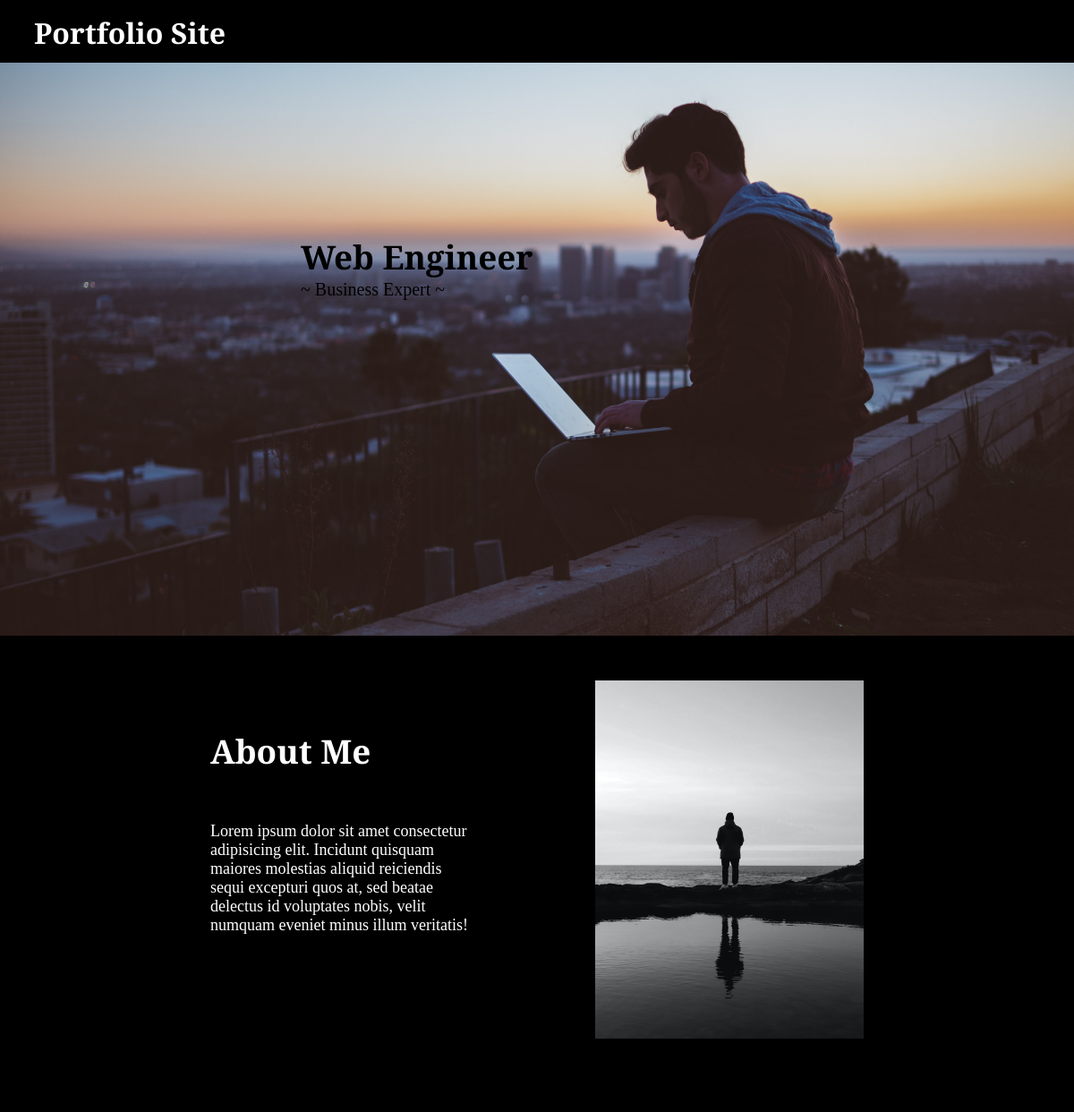
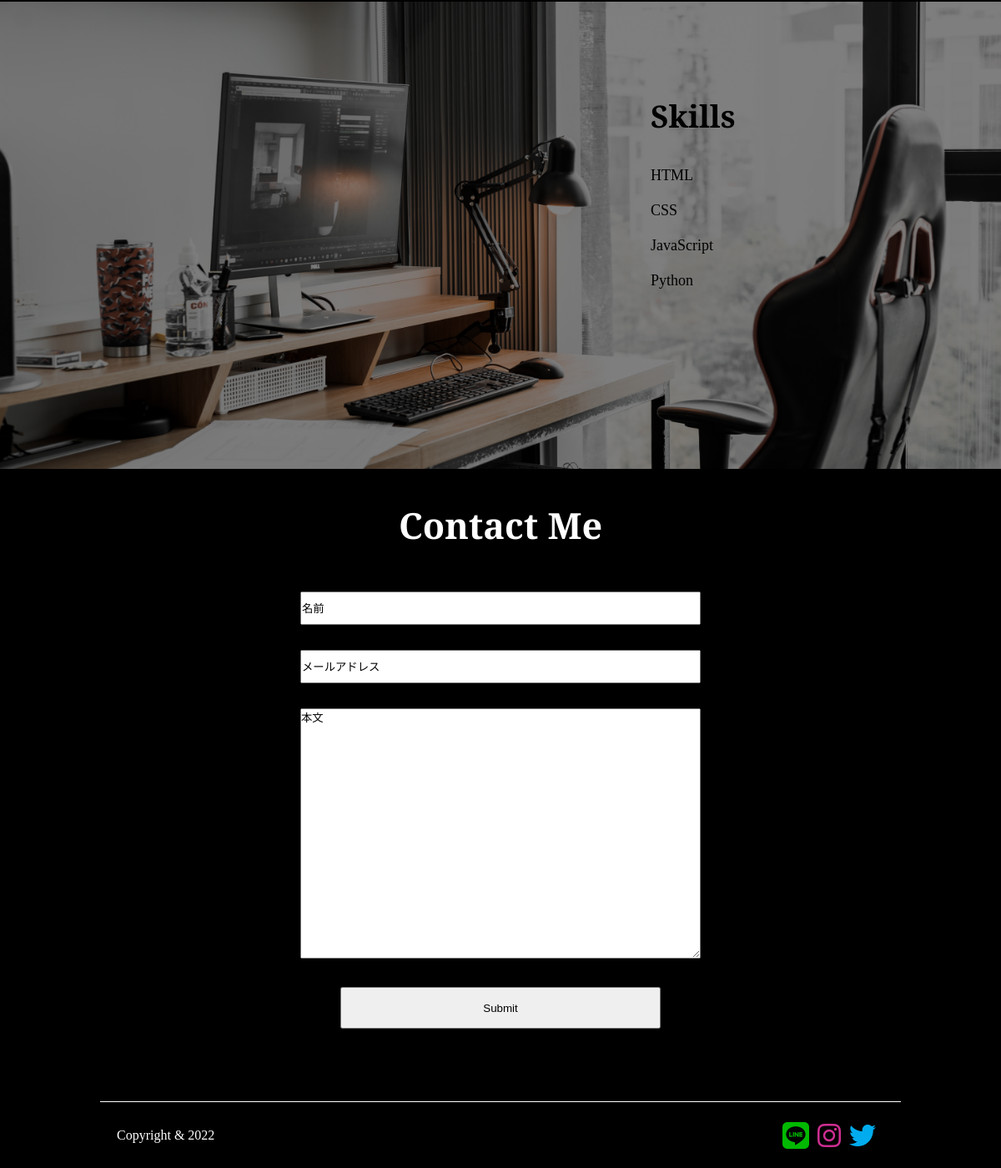
The page / on the database its author committed (2 pictures, top to bottom).
### PortFolioApp/models.py (models this page shows, shortened)
class indexModel(models.Model):
    title = models.CharField(verbose_name='タイトル', max_length=200)
    subtitle = models.CharField(verbose_name='サブタイトル', max_length=200)
    name = models.CharField(verbose_name='名前', max_length=200)
    introduction = models.TextField(verbose_name='紹介文')
    top_img = models.ImageField(verbose_name='トップ画像', upload_to='images')

### PortFolioApp/views.py (the view)
# urls.py: path('', views.indexView, name='index'),
def indexView(request):
    index_models = indexModel.objects.all()
    if request.method == 'POST':
        forms = ContactForm(request.POST)
        if forms.is_valid():
            post = forms.save(commit=False)
            post.author = request.user
            post.save()
            name = forms.cleaned_data['name']
            email = forms.cleaned_data['email']
            message = forms.cleaned_data['content']
            subject = 'お問い合わせありがとうございます。'
            contact = textwrap.dedent('''
                ※このメールはシステムからの自動返信です。

                {name} 様

                お問い合わせありがとうございます。
                以下の内容でお問い合わせを受付いたしました。
                内容を確認させていただき、ご返信させていただきますので、少々お待ちください。

                ---------------
                ◆お名前
                {name}

                ◆メールアドレス
                {email}

                ◆メッセージ
                {message}
                ---------------

                ※This email is an automatic reply from the system.

                Dear {name}

                Thank you for your inquiry.
                We have received inquiries with the above contents.
                We will check the contents and reply to you, so please be patient.
                ''').format(
                    name=name,
                    email=email,
                    message=message
                )
            to_list = [email]
            bcc_list = [settings.EMAIL_HOST_USER]
            try:
                message = EmailMessage(subject=subject, body=contact, to=to_list, bcc=bcc_list)
                message.send()
            except BadHeaderError:
                return HttpResponse('無効なヘッダが検出されました。')
            return redirect('/index')
    else:
        forms = ContactForm
    return render(request, 'PortFolioApp/index.html',{
        'index_models': index_models,
        'forms': forms,
        })

### PortFolioApp/templates/PortFolioApp/index.html (shortened to what this page needs)
{% extends 'PortFolioApp/base.html' %}
{% block content%}
    {% for index in index_models %}
        <div class="main-content">
            <div class="main-text">
                <h2>{{ index.title }}</h2>
                <p>{{ index.subtitle }}</p>
            </div>
        </div>
        <div class="about-content">
            <div class="about-container">
                <div class="about-text">
                    <br><br><br>
                    <h3>About Me</h3>
                    <br><br><br>
                    <p>{{ index.introduction }}</p>
                </div>
                <div class="about-image">
                    <img src="{{ index.top_img.url}}" alt="">
                </div>
            </div>
        </div>
    {% endfor %}
    <br><br><br>
    <div class="skill-content">
        <div class="skill-text">
            <div class="skill-title">
                <h3>Skills</h3>
            </div>
            <br><br>
            <div class="skill-p">
                <p>HTML</p>
                <br>
                <p>CSS</p>
                <br>
                <p>JavaScript</p>
                <br>
                <p>Python</p>
            </div>
        </div>
    </div>
    <br>
    <div class="contact-container">
        <div class="contact-content">
            <center>
                 <div class="contact-title">
                    <h3>Contact Me</h3>
                </div>
                <form method="POST">
                    {{ forms.as_p }}
                    <input type="submit" class="btn" id="snd-btn">
                </form>
            </center>
        </div>
    </div>
{% endblock%}

### PortFolioApp/templates/PortFolioApp/base.html (shortened to what this page needs)
{% load static %}
<!DOCTYPE html>
<html lang="ja">
<head>
    <link rel="stylesheet" href="{% static 'css/style.css' %}">
    <link href="https://use.fontawesome.com/releases/v6.1.1/css/all.css" rel="stylesheet">
</head>
<body>
    <header>
        <div class="site-title">
            <h1>Portfolio Site</h1>
        </div>
    </header>
    {% block content%}
    {% endblock%}
    <footer>
        <div class="footer-container">
            <div class="cp-right">
                <p>Copyright & 2022</p>
            </div>
            <div class="sns-icon">
                <div class="sns"><i class="fa-brands fa-line fa-2x"></i></div>
                <div class="sns"><i class="fa-brands fa-instagram fa-2x"></i></div>
                <div class="sns"><i class="fa-brands fa-twitter fa-2x"></i></div>
            </div>
        </div>
    </footer>
</body>
</html>

### PortFolioApp/static/css/style.css (style rules this page uses)
* { padding: 0; margin: 0; box-sizing: border-box; }
body { background-color: #000; font-family: 'Inconsolata', monospace; font-family: 'Libre Bodoni', serif; }
header { width: 100%; height: 70px; }
.site-title h1 { color: #fff; margin-left: 20px; width: 250px; padding: 15px; text-align: center; }
.main-content { width: 100vw; height: 80vh; margin: auto; background-image: url('/static/img/image1.jpg'); background-position: center; background-size: cover; }
.main-text { position: relative; top: 30%; left: 28%; width: 300px; animation: color-change 5s linear infinite; }
.main-text h2 { font-size: 2.3rem; }
.main-text p { font-size: 20px; }
.about-content { width: 100vw; height: 60vh; color: #fff; }
.about-container { display: flex; justify-content: space-around; width: 80%; margin: auto; padding: 50px; }
.about-text h3 { font-size: 2.3rem; }
.about-text { width: 300px; height: 400px; }
.about-text p { font-size: 18px; }
.about-image { width: 300px; height: 400px; }
.about-image img { width: 300px; height: 400px; }
.skill-content { width: 100vw; height: 70vh; background-image: url('/static/img/image2.jpg'); background-position: center; background-size: cover; position: relative; }
.skill-content::after { content: ''; position: absolute; width: 100%; height: 100%; top: 0; left: 0; background-color: #000; opacity: 0.5; }
.skill-title, .skill-p { width: 100px; }
.skill-title h3 { font-size: 2.3rem; }
.skill-p { font-size: 18px; }
.skill-text { position: absolute; top: 20%; left: 65%; z-index: 3; }
.contact-container { width: 100vw; height: 90vh; color: #fff; }
.contact-content { width: 80%; height: 700px; margin: auto; }
.contact-title { margin-top: 20px; font-size: 2.3rem; margin-bottom: 50px; }
form input { display: block; height: 40px; }
form input, form textarea { width: 50%; margin-bottom: 30px; }
form textarea { height: 300px; }
.btn { width: 40%; height: 50px; }
footer { width: 100vw; }
.footer-container { border-top: 1px solid #fff; width: 80%; height: 80px; margin: auto; display: flex; align-items: center; justify-content: space-between; }
.cp-right, .sns-icon { padding: 20px; }
.cp-right { color: #fff; }
.sns-icon { display: flex; }
.sns { margin-right: 10px; }
.fa-line { color: #00B900; }
.fa-instagram { color: rgb(207, 46, 146); }
.fa-twitter { color: #00acee; }
::placeholder { color: #000; }

### rows shown on the page
indexModel: title "Web Engineer", subtitle "~ Business Expert ~", introduction "Lorem ipsum dolor sit amet consectetur adipisicing elit. Incidunt quisquam maiores molestias aliquid reiciendis sequi excepturi quos at, sed beatae delectus id voluptates nobis, velit numquam eveniet minus illum veritatis!", top_img (picture)
